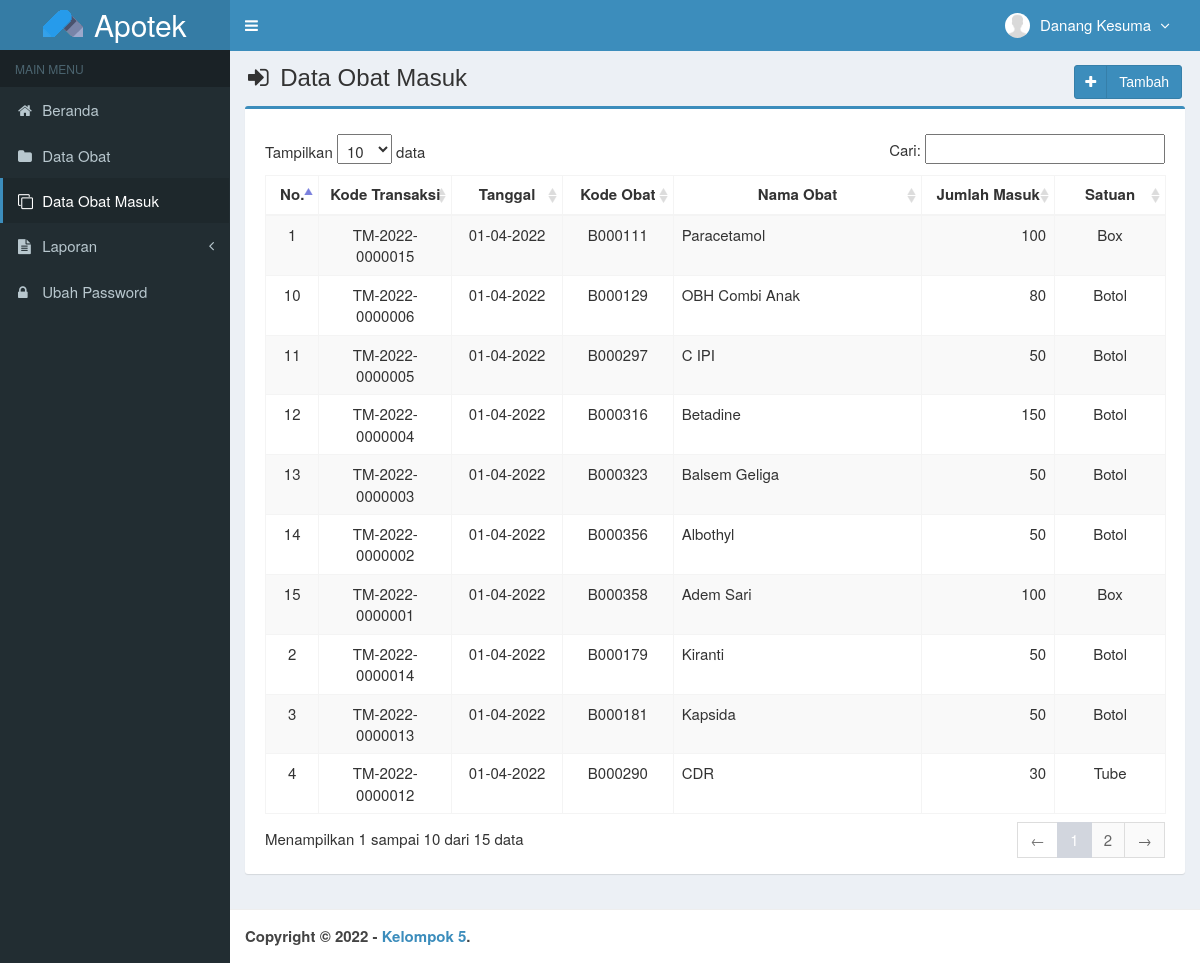
/main.php?module=obat_masuk (signed in), run on the app's committed database.
### tables this page shows
CREATE TABLE `is_users` (
  `id_user` int(3) NOT NULL,
  `username` varchar(50) NOT NULL,
  `nama_user` varchar(50) NOT NULL,
  `password` varchar(50) NOT NULL,
  `email` varchar(50) DEFAULT NULL,
  `telepon` varchar(13) DEFAULT NULL,
  `foto` varchar(100) DEFAULT NULL,
  `hak_akses` enum('Super Admin','Manajer','Gudang') NOT NULL,
  `status` enum('aktif','blokir') NOT NULL DEFAULT 'aktif',
  `created_at` timestamp NOT NULL DEFAULT CURRENT_TIMESTAMP,
  `updated_at` timestamp NOT NULL DEFAULT CURRENT_TIMESTAMP ON UPDATE CURRENT_TIMESTAMP
);

CREATE TABLE `is_obat_masuk` (
  `kode_transaksi` varchar(15) NOT NULL,
  `tanggal_masuk` date NOT NULL,
  `kode_obat` varchar(7) NOT NULL,
  `jumlah_masuk` int(11) NOT NULL,
  `created_user` int(3) NOT NULL,
  `created_date` timestamp NOT NULL DEFAULT CURRENT_TIMESTAMP ON UPDATE CURRENT_TIMESTAMP
);

CREATE TABLE `is_obat` (
  `kode_obat` varchar(7) NOT NULL,
  `nama_obat` varchar(50) NOT NULL,
  `harga_beli` int(11) NOT NULL,
  `harga_jual` int(11) NOT NULL,
  `satuan` varchar(20) NOT NULL,
  `stok` int(11) NOT NULL,
  `created_user` int(3) NOT NULL,
  `created_date` timestamp NOT NULL DEFAULT CURRENT_TIMESTAMP,
  `updated_user` int(3) NOT NULL,
  `updated_date` timestamp NOT NULL DEFAULT CURRENT_TIMESTAMP ON UPDATE CURRENT_TIMESTAMP
);

### modules/obat-masuk/view.php (the view, shortened to what this page needs)
<section class="content-header">
  <h1>
    <i class="fa fa-sign-in icon-title"></i> Data Obat Masuk
    <a class="btn btn-primary btn-social pull-right" href="?module=form_obat_masuk&form=add" title="Tambah Data" data-toggle="tooltip">
      <i class="fa fa-plus"></i> Tambah
    </a>
  </h1>
</section>
<section class="content">
  <div class="row">
    <div class="col-md-12">
      <div class="box box-primary">
        <div class="box-body">
          <table id="dataTables1" class="table table-bordered table-striped table-hover">
            <thead>
              <tr>
                <th class="center">No.</th>
                <th class="center">Kode Transaksi</th>
                <th class="center">Tanggal</th>
                <th class="center">Kode Obat</th>
                <th class="center">Nama Obat</th>
                <th class="center">Jumlah Masuk</th>
                <th class="center">Satuan</th>
              </tr>
            </thead>
            <tbody>
            <?php
            $no = 1;
            $query = mysqli_query($mysqli, "SELECT a.kode_transaksi,a.tanggal_masuk,a.kode_obat,a.jumlah_masuk,b.kode_obat,b.nama_obat,b.satuan
                                            FROM is_obat_masuk as a INNER JOIN is_obat as b ON a.kode_obat=b.kode_obat ORDER BY kode_transaksi DESC")
                                            or die('Ada kesalahan pada query tampil Data Obat Masuk: '.mysqli_error($mysqli));
            while ($data = mysqli_fetch_assoc($query)) {
              $tanggal         = $data['tanggal_masuk'];
              $exp             = explode('-',$tanggal);
              $tanggal_masuk   = $exp[2]."-".$exp[1]."-".$exp[0];
              echo "<tr>
                      <td width='30' class='center'>$no</td>
                      <td width='100' class='center'>$data[kode_transaksi]</td>
                      <td width='80' class='center'>$tanggal_masuk</td>
                      <td width='80' class='center'>$data[kode_obat]</td>
                      <td width='200'>$data[nama_obat]</td>
                      <td width='100' align='right'>$data[jumlah_masuk]</td>
                      <td width='80' class='center'>$data[satuan]</td>
                    </tr>";
              $no++;
            }
            ?>
            </tbody>
          </table>
        </div>
      </div>
    </div>
  </div>
</section><!-- /.content

### main.php (shortened to what this page needs)
<!DOCTYPE html>
<html>
  <head>
    <link href="assets/css/bootstrap.min.css" rel="stylesheet" type="text/css" />
    <link href="assets/plugins/font-awesome-4.6.3/css/font-awesome.min.css" rel="stylesheet" type="text/css" />
    <link href="assets/plugins/datatables/dataTables.bootstrap.css" rel="stylesheet" type="text/css" />
    <link href="assets/plugins/datepicker/datepicker.min.css" rel="stylesheet" type="text/css" />
    <link rel="stylesheet" type="text/css" href="assets/plugins/chosen/css/chosen.min.css" />
    <link href="assets/css/AdminLTE.min.css" rel="stylesheet" type="text/css" />
    <link href="assets/css/skins/skin-blue.min.css" rel="stylesheet" type="text/css" />
    <link href="assets/plugins/datepicker/datepicker3.css" rel="stylesheet" type="text/css" />
    <link href="assets/css/style.css" rel="stylesheet" type="text/css" />
  </head>
  <body class="skin-blue fixed">
    <div class="wrapper">
      <header class="main-header">
        <a href="?module=beranda" class="logo">
          <img style="margin-top:-15px;margin-right:5px" src="assets/img/logo-blue.png" alt="Logo">
          <span style="font-size:30px">Apotek</span>
        </a>
        <nav class="navbar navbar-static-top" role="navigation">
          <a href="#" class="sidebar-toggle" data-toggle="offcanvas" role="button">
          </a>
          <div class="navbar-custom-menu">
            <ul class="nav navbar-nav">
              <?php include "top-menu.php" ?>
            </ul>
          </div>
        </nav>
      </header>
      <aside class="main-sidebar">
        <section class="sidebar">
            <?php include "sidebar-menu.php" ?>
        </section>
      </aside>
      <div class="content-wrapper">
        <?php include "content.php" ?>
      </div>
      <footer class="main-footer">
        <strong>Copyright &copy; 2022 - <a>Kelompok 5</a>.</strong>
      </footer>
    </div>
  </body>
</html>

### top-menu.php (shortened to what this page needs)
<?php
require_once "config/database.php";
$query = mysqli_query($mysqli, "SELECT id_user, nama_user, foto, hak_akses FROM is_users WHERE id_user='$_SESSION[id_user]'")
                                or die('Ada kesalahan pada query tampil Manajemen User: '.mysqli_error($mysqli));
$data = mysqli_fetch_assoc($query);
?>
<li class="dropdown user user-menu">
  <a href="#" class="dropdown-toggle" data-toggle="dropdown">
  <?php
  if ($data['foto']=="") { ?>
    <img src="images/user/user-default.png" class="user-image" alt="User Image"/>
  <?php
  }
  else { ?>
    <img src="images/user/<?php echo $data['foto']; ?>" class="user-image" alt="User Image"/>
  <?php
  }
  ?>
    <span class="hidden-xs"><?php echo $data['nama_user']; ?> <i style="margin-left:5px" class="fa fa-angle-down"></i></span>
  </a>
</li>

### sidebar-menu.php (shortened to what this page needs)
<?php
if ($_SESSION['hak_akses']=='Gudang') { ?>
    <ul class="sidebar-menu">
        <li class="header">MAIN MENU</li>
	<?php
  if ($_GET["module"]=="beranda") { ?>
    <li class="active">
      <a href="?module=beranda"><i class="fa fa-home"></i> Beranda </a>
      </li>
  <?php
  }
  else { ?>
    <li>
      <a href="?module=beranda"><i class="fa fa-home"></i> Beranda </a>
      </li>
  <?php
  }
  if ($_GET["module"]=="obat" || $_GET["module"]=="form_obat") { ?>
    <li class="active">
      <a href="?module=obat"><i class="fa fa-folder"></i> Data Obat </a>
      </li>
  <?php
  }
  else { ?>
    <li>
      <a href="?module=obat"><i class="fa fa-folder"></i> Data Obat </a>
      </li>
  <?php
  }
  if ($_GET["module"]=="obat_masuk" || $_GET["module"]=="form_obat_masuk") { ?>
    <li class="active">
      <a href="?module=obat_masuk"><i class="fa fa-clone"></i> Data Obat Masuk </a>
      </li>
  <?php
  }
  else { ?>
    <li>
      <a href="?module=obat_masuk"><i class="fa fa-clone"></i> Data Obat Masuk </a>
      </li>
  <?php
  }
  if ($_GET["module"]=="lap_stok") { ?>
    <li class="active treeview">
            <a href="javascript:void(0);">
              <i class="fa fa-file-text"></i> <span>Laporan</span> <i class="fa fa-angle-left pull-right"></i>
            </a>
          <ul class="treeview-menu">
            <li class="active"><a href="?module=lap_stok"><i class="fa fa-circle-o"></i> Stok Obat </a></li>
            <li><a href="?module=lap_obat_masuk"><i class="fa fa-circle-o"></i> Obat Masuk </a></li>
          </ul>
      </li>
    <?php
  }
  else { ?>
    <li class="treeview">
            <a href="javascript:void(0);">
              <i class="fa fa-file-text"></i> <span>Laporan</span> <i class="fa fa-angle-left pull-right"></i>
            </a>
      </li>
    <?php
  }
	if ($_GET["module"]=="password") { ?>
		<li class="active">
			<a href="?module=password"><i class="fa fa-lock"></i> Ubah Password</a>
		</li>
	<?php
	}
	else { ?>
		<li>
			<a href="?module=password"><i class="fa fa-lock"></i> Ubah Password</a>
		</li>
	<?php
	}
	?>
	</ul>
<?php
}
?>

### content.php (shortened to what this page needs)
<?php
require_once "config/database.php";
if (empty($_SESSION['username']) && empty($_SESSION['password'])){
	echo "<meta http-equiv='refresh' content='0; url=index.php?alert=1'>";
}
else {
	if ($_GET['module'] == 'beranda') {
		include "modules/beranda/view.php";
	}
	elseif ($_GET['module'] == 'obat') {
		include "modules/obat/view.php";
	}
	elseif ($_GET['module'] == 'form_obat') {
		include "modules/obat/form.php";
	}
	elseif ($_GET['module'] == 'obat_masuk') {
		include "modules/obat-masuk/view.php";
	}
	elseif ($_GET['module'] == 'form_obat_masuk') {
		include "modules/obat-masuk/form.php";
	}
	elseif ($_GET['module'] == 'lap_stok') {
		include "modules/lap-stok/view.php";
	}
	elseif ($_GET['module'] == 'lap_obat_masuk') {
		include "modules/lap-obat-masuk/view.php";
	}
	elseif ($_GET['module'] == 'user') {
		include "modules/user/view.php";
	}
	elseif ($_GET['module'] == 'form_user') {
		include "modules/user/form.php";
	}
	elseif ($_GET['module'] == 'profil') {
		include "modules/profil/view.php";
	}
	elseif ($_GET['module'] == 'form_profil') {
		include "modules/profil/form.php";
	}
	elseif ($_GET['module'] == 'password') {
		include "modules/password/view.php";
	}
}
?>

### assets/css/style.css (style rules this page uses)
.btn-social *:first-child { border-right: 1px solid rgba(0, 0, 0, 0.1); bottom: 0; font-size: 1em !important; left: 0; line-height: 32px !important; position: absolute; text-align: center; top: 0; width: 32px !important; }
.content-header { padding: 15px 18px 0; position: relative; }
.center { text-align:center; }
.icon-title { margin-right: 5px; }
body { background-color: #fff; color: #333; font-size: 15px; line-height: 1.42857; }

### data on the page
is_users: nama_user "Danang Kesuma"
is_obat_masuk: kode_transaksi "TM-2022-0000015", tanggal_masuk "01-04-2022", kode_obat.kode_obat "B000111", kode_obat.nama_obat "Paracetamol", jumlah_masuk "100", kode_obat.satuan "Box"
is_obat_masuk: kode_transaksi "TM-2022-0000014", tanggal_masuk "01-04-2022", kode_obat.kode_obat "B000179", kode_obat.nama_obat "Kiranti", jumlah_masuk "50", kode_obat.satuan "Botol"
is_obat_masuk: kode_transaksi "TM-2022-0000013", tanggal_masuk "01-04-2022", kode_obat.kode_obat "B000181", kode_obat.nama_obat "Kapsida", jumlah_masuk "50", kode_obat.satuan "Botol"
is_obat_masuk: kode_transaksi "TM-2022-0000012", tanggal_masuk "01-04-2022", kode_obat.kode_obat "B000290", kode_obat.nama_obat "CDR", jumlah_masuk "30", kode_obat.satuan "Tube"
is_obat_masuk: kode_transaksi "TM-2022-0000006", tanggal_masuk "01-04-2022", kode_obat.kode_obat "B000129", kode_obat.nama_obat "OBH Combi Anak", jumlah_masuk "80", kode_obat.satuan "Botol"
is_obat_masuk: kode_transaksi "TM-2022-0000005", tanggal_masuk "01-04-2022", kode_obat.kode_obat "B000297", kode_obat.nama_obat "C IPI", jumlah_masuk "50", kode_obat.satuan "Botol"
is_obat_masuk: kode_transaksi "TM-2022-0000004", tanggal_masuk "01-04-2022", kode_obat.kode_obat "B000316", kode_obat.nama_obat "Betadine", jumlah_masuk "150", kode_obat.satuan "Botol"
is_obat_masuk: kode_transaksi "TM-2022-0000003", tanggal_masuk "01-04-2022", kode_obat.kode_obat "B000323", kode_obat.nama_obat "Balsem Geliga", jumlah_masuk "50", kode_obat.satuan "Botol"
is_obat_masuk: kode_transaksi "TM-2022-0000002", tanggal_masuk "01-04-2022", kode_obat.kode_obat "B000356", kode_obat.nama_obat "Albothyl", jumlah_masuk "50", kode_obat.satuan "Botol"
is_obat_masuk: kode_transaksi "TM-2022-0000001", tanggal_masuk "01-04-2022", kode_obat.kode_obat "B000358", kode_obat.nama_obat "Adem Sari", jumlah_masuk "100", kode_obat.satuan "Box"
